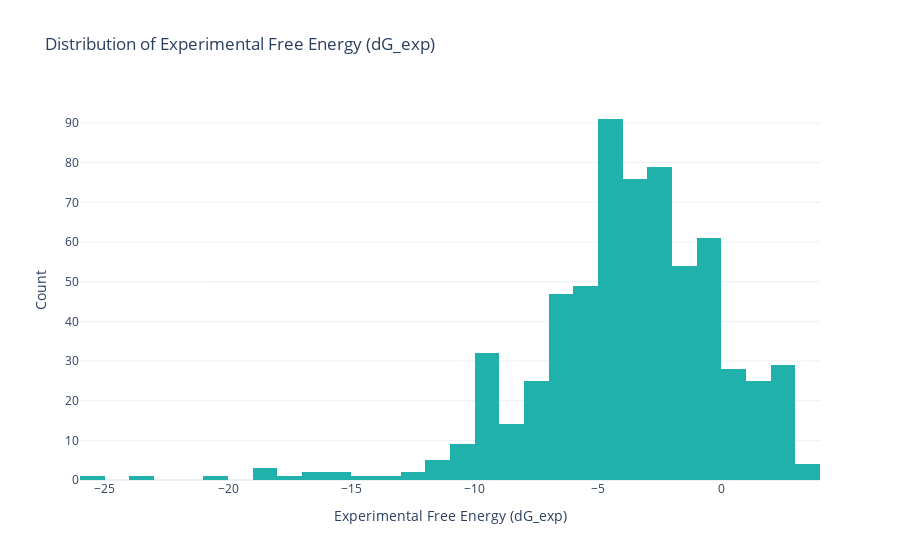
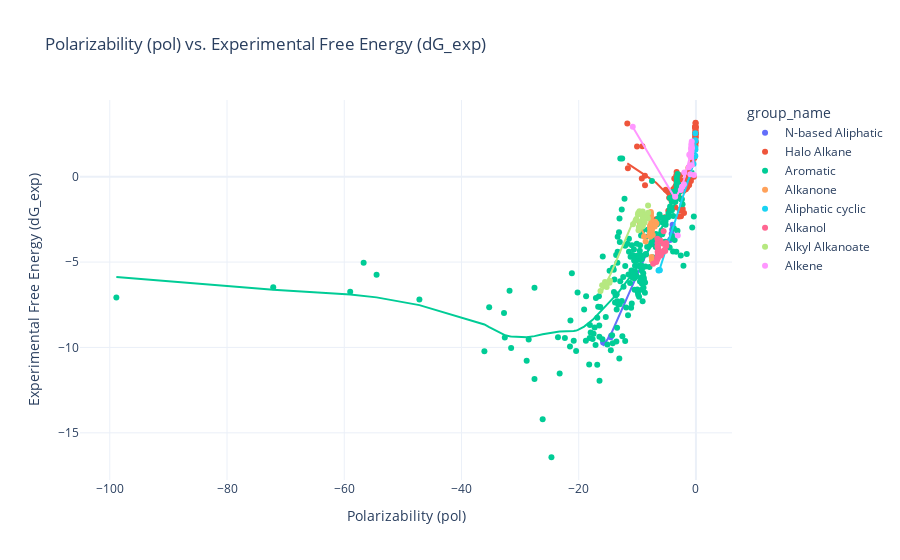
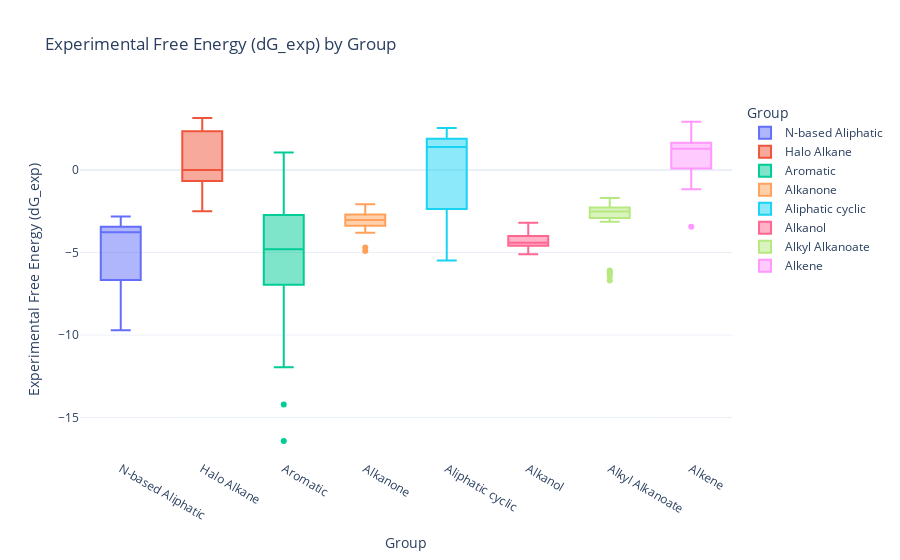

The notebook cell saved with these charts, in order:
### Code cell
# 1. Distribution of Experimental Free Energy (dG_exp)
fig1 = px.histogram(
    df,
    x="dG_exp",
    nbins=30,
    title="Distribution of Experimental Free Energy (dG_exp)",
    labels={"dG_exp": "Experimental Free Energy (dG_exp)"},
    color_discrete_sequence=["lightseagreen"],
)

fig1.update_layout(
    template="plotly_white",
    xaxis_title="Experimental Free Energy (dG_exp)",
    yaxis_title="Count",
)

# 2. Scatter Plot: Polarizability (pol) vs. Experimental Free Energy (dG_exp)
fig2 = px.scatter(
    df,
    x="pol",
    y="dG_exp",
    title="Polarizability (pol) vs. Experimental Free Energy (dG_exp)",
    labels={"pol": "Polarizability", "dG_exp": "Experimental Free Energy (dG_exp)"},
    color="group_name",
    hover_name="mobleyID",
    trendline="lowess",
)

fig2.update_layout(
    template="plotly_white",
    xaxis_title="Polarizability (pol)",
    yaxis_title="Experimental Free Energy (dG_exp)",
)

# 3. Box Plot: Experimental Free Energy (dG_exp) by Group
fig3 = px.box(
    df,
    x="group_name",
    y="dG_exp",
    title="Experimental Free Energy (dG_exp) by Group",
    labels={"group_name": "Group", "dG_exp": "Experimental Free Energy (dG_exp)"},
    color="group_name",
)

fig3.update_layout(
    template="plotly_white",
    xaxis_title="Group",
    yaxis_title="Experimental Free Energy (dG_exp)",
)

# Show all plots
fig1.show()
fig2.show()
fig3.show()

### Figure 1 — Plotly figure (JSON) as saved in the notebook; plotly's stock layout.template omitted (floating-point values rounded to 4 significant figures; data arrays with more than 128 entries replaced by an {"elided": "..."} marker saying what was removed)
{"data": [{"alignmentgroup": "True", "bingroup": "x", "hovertemplate": "Experimental Free Energy (dG_exp)=%{x}<br>count=%{y}<extra></extra>", "legendgroup": "", "marker": {"color": "lightseagreen", "pattern": {"shape": ""}}, "name": "", "nbinsx": 30, "offsetgroup": "", "orientation": "v", "showlegend": false, "type": "histogram", "x": {"elided": "643 float values"}, "xaxis": "x", "yaxis": "y"}], "layout": {"barmode": "relative", "legend": {"tracegroupgap": 0}, "title": {"text": "Distribution of Experimental Free Energy (dG_exp)"}, "xaxis": {"anchor": "y", "domain": [0, 1], "title": {"text": "Experimental Free Energy (dG_exp)"}}, "yaxis": {"anchor": "x", "domain": [0, 1], "title": {"text": "Count"}}}}

### Figure 2 — Plotly figure (JSON) as saved in the notebook; plotly's stock layout.template omitted (floating-point values rounded to 4 significant figures; data arrays with more than 128 entries replaced by an {"elided": "..."} marker saying what was removed)
{"data": [{"hovertemplate": "<b>%{hovertext}</b><br><br>group_name=N-based Aliphatic<br>Polarizability=%{x}<br>Experimental Free Energy (dG_exp)=%{y}<extra></extra>", "hovertext": ["mobley_7532833", "mobley_7203421", "mobley_4893032", "mobley_4305650", "mobley_8048190", "mobley_6006813", "mobley_8221999", "mobley_1235151", "mobley_8320545", "mobley_8427539", "mobley_9671033", "mobley_1952272"], "legendgroup": "N-based Aliphatic", "marker": {"color": "#636efa", "symbol": "circle"}, "mode": "markers", "name": "N-based Aliphatic", "orientation": "v", "showlegend": true, "type": "scatter", "x": [-7.491, -14.46, -6.602, -6.782, -15.84, -4.044, -6.66, -3.978, -4.421, -14.55, -4.139, -4.962], "xaxis": "x", "y": [-3.88, -9.31, -3.52, -3.84, -9.71, -3.09, -3.64, -2.82, -3.71, -9.4, -3.34, -4.02], "yaxis": "y"}, {"hovertemplate": "<b>LOWESS trendline</b><br><br>group_name=N-based Aliphatic<br>Polarizability=%{x}<br>Experimental Free Energy (dG_exp)=%{y} <b>(trend)</b><extra></extra>", "legendgroup": "N-based Aliphatic", "marker": {"color": "#636efa", "symbol": "circle"}, "mode": "lines", "name": "N-based Aliphatic", "showlegend": false, "type": "scatter", "x": [-15.84, -14.55, -14.46, -7.491, -6.782, -6.66, -6.602, -4.962, -4.421, -4.139, -4.044, -3.978], "xaxis": "x", "y": [-9.91, -9.249, -9.196, -3.77, -3.748, -3.749, -3.751, -4.09, -3.521, -3.21, -3.105, -3.031], "yaxis": "y"}, {"hovertemplate": "<b>%{hovertext}</b><br><br>group_name=Halo Alkane<br>Polarizability=%{x}<br>Experimental Free Energy (dG_exp)=%{y}<extra></extra>", "hovertext": ["mobley_2198613", "mobley_3167746", "mobley_994483", "mobley_4434915", "mobley_8525830", "mobley_4375719", "mobley_1199854", "mobley_2178600", "mobley_3639400", "mobley_7769613", "mobley_1923244", "mobley_6235784", "mobley_4699732", "mobley_1261349", "mobley_4177472", "mobley_7578802", "mobley_8983100", "mobley_9883303", "mobley_6190089", "mobley_1803862", "mobley_9434451", "mobley_5286200", "mobley_2008055", "mobley_1792062", "mobley_2492140", "mobley_3761215", "mobley_1107178", "mobley_8614858", "mobley_9015240", "mobley_3738859", "mobley_7157427", "mobley_6896128", "mobley_1893815", "mobley_9246351", "mobley_627267", "mobley_6812653", "mobley_3060426", "mobley_664966", "mobley_2517158", "mobley_2213823", "mobley_7732703", "mobley_1231151", "mobley_1139153", "mobley_929676", "mobley_9624458", "mobley_3370989", "mobley_2068538", "mobley_4043987", "mobley_3762186", "mobley_1977493", "mobley_2996632", "mobley_7768165", "mobley_4561957", "mobley_1838110", "mobley_5157661", "mobley_1278715", "mobley_2802855", "mobley_8311321", "mobley_6359135", "mobley_8436428", "mobley_4364398", "mobley_8191186", "mobley_210639", "mobley_2609604", "mobley_9055303", "mobley_676247", "mobley_4759887", "mobley_3425174", "mobley_8668219", "mobley_9029594", "mobley_3999471", "mobley_8772587", "mobley_5449201", "mobley_1328465", "mobley_6250025", "mobley_7047032", "mobley_7708038", "mobley_4506634", "mobley_1857976", "mobley_1893937", "mobley_252413", "mobley_5935995", "mobley_2197088", "mobley_8685905", "mobley_7106722"], "legendgroup": "Halo Alkane", "marker": {"color": "#EF553B", "symbol": "circle"}, "mode": "markers", "name": "Halo Alkane", "orientation": "v", "showlegend": true, "type": "scatter", "x": [-1.498, -0.06322, -1.714, -1.968, -3.316, -0.05935, -3.443, -0.8592, -1.127, -0.5555, -0.07825, -0.3635, -2.466, -0.08627, -0.09729, -2.034, -2.091, -0.07602, -5.284, -0.07712, -1.155, -2.551, -0.07575, -2.89, -4.569, -2.751, -3.873, -0.06723, -1.264, -1.311, -1.079, -0.07147, -4.162, -2.743, -0.8975, -0.0697, -0.1025, -6.791, -1.282, -0.07592, -9.141, -0.8581, -0.1488, -1.348, -2.255, -3.689, -0.07968, -0.07774, -3.589, -1.219, -3.944, -2.778, -0.07952, -10.05, -0.08416, -3.624, -1.355, -8.689, -2.67, -0.08531, -4.611, -8.705, -2.961, -0.06794, -0.04915, -11.71, -3.297, -5.136, -0.08301, -1.981, -2.764, -3.347, -0.07484, -4.708, -3.353, -0.2739, -1.418, -9.234, -3.53, -1.116, -0.07728, -0.07536, -0.05708, -11.61, -0.07513], "xaxis": "x", "y": [-0.63, 2.88, -0.74, -0.55, -0.14, 3.13, -0.53, -0.1, -0.16, 0.84, 2.1, 0, -1.27, 2.51, 2.56, -2.13, -0.82, 2.71, -2.37, 2.38, -0.48, -2.32, 1.83, -2.33, -1.23, -0.19, -0.74, 2.67, 0.52, -0.1, 0.29, 2.97, -1.43, -1.96, -0.03, 2.48, 2.93, -2.49, 0.34, 2.51, 1.79, -0.25, 2.89, 0.18, -1.89, -0.11, 2, 2.93, -1.31, -0.33, -1.08, -1.95, 2.34, 1.77, 2.3, -0.64, -0.4, -0.5, 0.08, 2.83, -0.89, 0.06, -0.46, 2.56, 2, 3.12, 0.27, -0.77, 2.52, -0.22, -0.84, -0.25, 2.3, -1.99, 0.08, 1.09, -0.56, -0.11, -1.79, 0, 2.88, 2.51, 3.16, 0.5, 2.51], "yaxis": "y"}, {"hovertemplate": "<b>LOWESS trendline</b><br><br>group_name=Halo Alkane<br>Polarizability=%{x}<br>Experimental Free Energy (dG_exp)=%{y} <b>(trend)</b><extra></extra>", "legendgroup": "Halo Alkane", "marker": {"color": "#EF553B", "symbol": "circle"}, "mode": "lines", "name": "Halo Alkane", "showlegend": false, "type": "scatter", "x": [-11.71, -11.61, -10.05, -9.234, -9.141, -8.705, -8.689, -6.791, -5.284, -5.136, -4.708, -4.611, -4.569, -4.162, -3.944, -3.873, -3.689, -3.624, -3.589, -3.53, -3.443, -3.353, -3.347, -3.316, -3.297, -2.961, -2.89, -2.778, -2.764, -2.751, -2.743, -2.67, -2.551, -2.466, -2.255, -2.091, -2.034, -1.981, -1.968, -1.714, -1.498, -1.418, -1.355, -1.348, -1.311, -1.282, -1.264, -1.219, -1.155, -1.127, -1.116, -1.079, -0.8975, -0.8592, -0.8581, -0.5555, -0.3635, -0.2739, -0.1488, -0.1025, -0.09729, -0.08627, -0.08531, -0.08416, -0.08301, -0.07968, -0.07952, -0.07825, -0.07774, -0.07728, -0.07712, -0.07602, -0.07592, -0.07575, -0.07536, -0.07513, -0.07484, -0.07147, -0.0697, -0.06794, -0.06723, -0.06322, -0.05935, -0.05708, -0.04915], "xaxis": "x", "y": [0.785, 0.7607, 0.3937, 0.2092, 0.1884, 0.09208, 0.08853, -0.3558, -0.8905, -0.9609, -1.126, -1.126, -1.124, -1.034, -0.9814, -0.9641, -0.919, -0.9031, -0.8944, -0.8796, -0.858, -0.8349, -0.8335, -0.8254, -0.8205, -0.7303, -0.7106, -0.68, -0.676, -0.6726, -0.6703, -0.6506, -0.619, -0.5984, -0.5565, -0.5376, -0.5343, -0.5322, -0.5315, -0.4789, -0.3545, -0.289, -0.2083, -0.1944, -0.1162, -0.0529, -0.01294, 0.08279, 0.2144, 0.2716, 0.2938, 0.3689, 0.7372, 0.8155, 0.8178, 1.445, 1.853, 2.045, 2.316, 2.417, 2.428, 2.452, 2.454, 2.457, 2.459, 2.467, 2.467, 2.47, 2.471, 2.472, 2.472, 2.475, 2.475, 2.475, 2.476, 2.476, 2.477, 2.485, 2.488, 2.492, 2.494, 2.503, 2.511, 2.516, 2.533], "yaxis": "y"}, {"hovertemplate": "<b>%{hovertext}</b><br><br>group_name=Aromatic<br>Polarizability=%{x}<br>Experimental Free Energy (dG_exp)=%{y}<extra></extra>", "hovertext": {"elided": "250 str values"}, "legendgroup": "Aromatic", "marker": {"color": "#00cc96", "symbol": "circle"}, "mode": "markers", "name": "Aromatic", "orientation": "v", "showlegend": true, "type": "scatter", "x": {"elided": "250 float values"}, "xaxis": "x", "y": {"elided": "250 float values"}, "yaxis": "y"}, {"hovertemplate": "<b>LOWESS trendline</b><br><br>group_name=Aromatic<br>Polarizability=%{x}<br>Experimental Free Energy (dG_exp)=%{y} <b>(trend)</b><extra></extra>", "legendgroup": "Aromatic", "marker": {"color": "#00cc96", "symbol": "circle"}, "mode": "lines", "name": "Aromatic", "showlegend": false, "type": "scatter", "x": {"elided": "250 float values"}, "xaxis": "x", "y": {"elided": "250 float values"}, "yaxis": "y"}, {"hovertemplate": "<b>%{hovertext}</b><br><br>group_name=Alkanone<br>Polarizability=%{x}<br>Experimental Free Energy (dG_exp)=%{y}<extra></extra>", "hovertext": ["mobley_1967551", "mobley_3968043", "mobley_7375018", "mobley_2146331", "mobley_7859387", "mobley_3682850", "mobley_1976156", "mobley_3867265", "mobley_8739734", "mobley_4013838", "mobley_5346580", "mobley_9617923", "mobley_8337977", "mobley_4694328", "mobley_1502181", "mobley_2390199", "mobley_1827204", "mobley_8573194", "mobley_1881249", "mobley_3573480", "mobley_3318135", "mobley_5627459", "mobley_9407874", "mobley_8492526", "mobley_2487143", "mobley_1875719", "mobley_6632459"], "legendgroup": "Alkanone", "marker": {"color": "#FFA15A", "symbol": "circle"}, "mode": "markers", "name": "Alkanone", "orientation": "v", "showlegend": true, "type": "scatter", "x": [-8.856, -7.565, -7.679, -9.562, -7.589, -7.514, -7.703, -8.581, -7.559, -6.744, -7.497, -7.752, -7.797, -7.67, -7.694, -7.029, -7.725, -7.74, -7.802, -7.783, -6.961, -7.377, -7.832, -7.623, -7.84, -7.366, -7.886], "xaxis": "x", "y": [-3.5, -4.7, -2.15, -2.75, -2.67, -4.91, -2.07, -3.8, -3.24, -2.74, -3.11, -2.34, -3.05, -2.29, -2.49, -2.92, -2.81, -3.18, -3.52, -3.04, -2.64, -2.86, -2.88, -3.03, -3.28, -3.41, -3.43], "yaxis": "y"}, {"hovertemplate": "<b>LOWESS trendline</b><br><br>group_name=Alkanone<br>Polarizability=%{x}<br>Experimental Free Energy (dG_exp)=%{y} <b>(trend)</b><extra></extra>", "legendgroup": "Alkanone", "marker": {"color": "#FFA15A", "symbol": "circle"}, "mode": "lines", "name": "Alkanone", "showlegend": false, "type": "scatter", "x": [-9.562, -8.856, -8.581, -7.886, -7.84, -7.832, -7.802, -7.797, -7.783, -7.752, -7.74, -7.725, -7.703, -7.694, -7.679, -7.67, -7.623, -7.589, -7.565, -7.559, -7.514, -7.497, -7.377, -7.366, -7.029, -6.961, -6.744], "xaxis": "x", "y": [-2.887, -3.367, -3.558, -3.458, -3.236, -3.195, -3.047, -3.026, -2.957, -2.812, -2.757, -2.692, -2.676, -2.665, -2.631, -2.645, -2.761, -2.861, -2.911, -2.913, -2.968, -2.997, -3.171, -3.162, -2.85, -2.813, -2.688], "yaxis": "y"}, {"hovertemplate": "<b>%{hovertext}</b><br><br>group_name=Aliphatic cyclic<br>Polarizability=%{x}<br>Experimental Free Energy (dG_exp)=%{y}<extra></extra>", "hovertext": ["mobley_2328633", "mobley_5852491", "mobley_8899867", "mobley_4715906", "mobley_8006582", "mobley_6416775", "mobley_2784376", "mobley_2689721", "mobley_9100956", "mobley_7010316", "mobley_9139060", "mobley_1244778"], "legendgroup": "Aliphatic cyclic", "marker": {"color": "#19d3f3", "symbol": "circle"}, "mode": "markers", "name": "Aliphatic cyclic", "orientation": "v", "showlegend": true, "type": "scatter", "x": [-0.1045, -0.1345, -6.383, -0.0945, -0.1419, -0.1124, -0.4122, -0.1084, -0.102, -6.224, -0.08147, -6.177], "xaxis": "x", "y": [2.55, 1.59, -5.49, 1.58, 1.2, 2.13, 0.75, 1.23, 1.7, -5.46, 2.11, -5.48], "yaxis": "y"}, {"hovertemplate": "<b>LOWESS trendline</b><br><br>group_name=Aliphatic cyclic<br>Polarizability=%{x}<br>Experimental Free Energy (dG_exp)=%{y} <b>(trend)</b><extra></extra>", "legendgroup": "Aliphatic cyclic", "marker": {"color": "#19d3f3", "symbol": "circle"}, "mode": "lines", "name": "Aliphatic cyclic", "showlegend": false, "type": "scatter", "x": [-6.383, -6.224, -6.177, -0.4122, -0.1419, -0.1345, -0.1124, -0.1084, -0.1045, -0.102, -0.0945, -0.08147], "xaxis": "x", "y": [-5.581, -5.443, -5.402, 0.7498, 1.292, 1.483, 1.872, 1.981, 1.871, 1.859, 1.877, 1.947], "yaxis": "y"}, {"hovertemplate": "<b>%{hovertext}</b><br><br>group_name=Alkanol<br>Polarizability=%{x}<br>Experimental Free Energy (dG_exp)=%{y}<extra></extra>", "hovertext": ["mobley_313406", "mobley_7227357", "mobley_2245668", "mobley_7977115", "mobley_2310185", "mobley_3378420", "mobley_9838013", "mobley_5759258", "mobley_8337722", "mobley_2864987", "mobley_7983227", "mobley_1019269", "mobley_7610437", "mobley_7326982", "mobley_3414356", "mobley_5123639", "mobley_5973402", "mobley_1903702", "mobley_5079234", "mobley_36119", "mobley_1650157", "mobley_3546460", "mobley_3151666", "mobley_1636752"], "legendgroup": "Alkanol", "marker": {"color": "#FF6692", "symbol": "circle"}, "mode": "markers", "name": "Alkanol", "orientation": "v", "showlegend": true, "type": "scatter", "x": [-6.6, -5.246, -6.35, -5.078, -6.771, -6.527, -5.678, -6.51, -5.515, -6.016, -6.094, -6.569, -5.089, -6.485, -5.581, -6.072, -6.452, -5.965, -6.438, -6.56, -6.054, -6.531, -6.572, -7.302], "xaxis": "x", "y": [-4.85, -4.35, -4.5, -4.06, -5, -3.88, -4.43, -4.57, -3.2, -4.39, -4.42, -4.72, -3.88, -4.74, -3.92, -3.73, -4.42, -4.62, -4.21, -4.09, -4.47, -4.4, -3.64, -5.1], "yaxis": "y"}, {"hovertemplate": "<b>LOWESS trendline</b><br><br>group_name=Alkanol<br>Polarizability=%{x}<br>Experimental Free Energy (dG_exp)=%{y} <b>(trend)</b><extra></extra>", "legendgroup": "Alkanol", "marker": {"color": "#FF6692", "symbol": "circle"}, "mode": "lines", "name": "Alkanol", "showlegend": false, "type": "scatter", "x": [-7.302, -6.771, -6.6, -6.572, -6.569, -6.56, -6.531, -6.527, -6.51, -6.485, -6.452, -6.438, -6.35, -6.094, -6.072, -6.054, -6.016, -5.965, -5.678, -5.581, -5.515, -5.246, -5.089, -5.078], "xaxis": "x", "y": [-5.167, -4.76, -4.583, -4.542, -4.538, -4.525, -4.485, -4.48, -4.458, -4.432, -4.414, -4.415, -4.409, -4.393, -4.395, -4.395, -4.389, -4.357, -4.229, -4.198, -4.174, -4.07, -4.013, -4.009], "yaxis": "y"}, {"hovertemplate": "<b>%{hovertext}</b><br><br>group_name=Alkyl Alkanoate<br>Polarizability=%{x}<br>Experimental Free Energy (dG_exp)=%{y}<extra></extra>", "hovertext": ["mobley_2364370", "mobley_1781152", "mobley_5890803", "mobley_2341732", "mobley_4924862", "mobley_2294995", "mobley_7608435", "mobley_6973347", "mobley_7573149", "mobley_6854178", "mobley_5471704", "mobley_1592519", "mobley_3034976", "mobley_8754702", "mobley_3572203", "mobley_6619554", "mobley_1717215", "mobley_7455579", "mobley_3690931", "mobley_2607611", "mobley_1722522", "mobley_7758918", "mobley_3982371", "mobley_1075836", "mobley_1735893", "mobley_2929847", "mobley_6456034", "mobley_6981465", "mobley_1017962", "mobley_7943327", "mobley_8514745", "mobley_859464", "mobley_5390332", "mobley_820789", "mobley_4792268"], "legendgroup": "Alkyl Alkanoate", "marker": {"color": "#B6E880", "symbol": "circle"}, "mode": "markers", "name": "Alkyl Alkanoate", "orientation": "v", "showlegend": true, "type": "scatter", "x": [-9.471, -8.563, -8.204, -9.085, -9.838, -10.29, -9.078, -9.738, -9.474, -9.638, -9.09, -8.805, -16.29, -10.16, -8.15, -8.734, -10.73, -9.896, -8.396, -8.657, -8.917, -15.23, -9.794, -9.149, -14.75, -14.68, -8.169, -9.179, -9.026, -8.752, -8.907, -9.054, -9.024, -16.0, -15.51], "xaxis": "x", "y": [-2.64, -2.4, -2.44, -2.56, -2.13, -2.56, -2.04, -2.94, -2.79, -2.02, -2.21, -2.23, -6.69, -2.48, -2.11, -2.49, -2.78, -2.22, -2.28, -2.26, -2.49, -6.46, -3.13, -2.93, -6.21, -6.09, -1.69, -2.64, -2.49, -2.68, -2.51, -2.36, -2.83, -6.35, -6.16], "yaxis": "y"}, {"hovertemplate": "<b>LOWESS trendline</b><br><br>group_name=Alkyl Alkanoate<br>Polarizability=%{x}<br>Experimental Free Energy (dG_exp)=%{y} <b>(trend)</b><extra></extra>", "legendgroup": "Alkyl Alkanoate", "marker": {"color": "#B6E880", "symbol": "circle"}, "mode": "lines", "name": "Alkyl Alkanoate", "showlegend": false, "type": "scatter", "x": [-16.29, -16.0, -15.51, -15.23, -14.75, -14.68, -10.73, -10.29, -10.16, -9.896, -9.838, -9.794, -9.738, -9.638, -9.474, -9.471, -9.179, -9.149, -9.09, -9.085, -9.078, -9.054, -9.026, -9.024, -8.917, -8.907, -8.805, -8.752, -8.734, -8.657, -8.563, -8.396, -8.204, -8.169, -8.15], "xaxis": "x", "y": [-6.859, -6.679, -6.357, -6.171, -5.845, -5.797, -2.628, -2.579, -2.566, -2.533, -2.526, -2.522, -2.522, -2.525, -2.538, -2.538, -2.538, -2.534, -2.52, -2.518, -2.516, -2.51, -2.503, -2.503, -2.472, -2.468, -2.426, -2.401, -2.393, -2.358, -2.316, -2.242, -2.156, -2.139, -2.131], "yaxis": "y"}, {"hovertemplate": "<b>%{hovertext}</b><br><br>group_name=Alkene<br>Polarizability=%{x}<br>Experimental Free Energy (dG_exp)=%{y}<extra></extra>", "hovertext": ["mobley_5494918", "mobley_3211679", "mobley_6733657", "mobley_1662128", "mobley_2143011", "mobley_9913368", "mobley_778352", "mobley_303222", "mobley_7099614", "mobley_1899443", "mobley_6474572", "mobley_4762983", "mobley_299266", "mobley_9112978", "mobley_6091882", "mobley_3709920", "mobley_6571751", "mobley_5310099", "mobley_2493732", "mobley_9197172", "mobley_8885088", "mobley_4043951", "mobley_5952846", "mobley_8467917", "mobley_766666", "mobley_4465023"], "legendgroup": "Alkene", "marker": {"color": "#FF97FF", "symbol": "circle"}, "mode": "markers", "name": "Alkene", "orientation": "v", "showlegend": true, "type": "scatter", "x": [-10.78, -0.9582, -3.091, -0.8581, -0.7529, -2.576, -0.8262, -0.9886, -2.293, -0.7549, -2.379, -0.787, -0.9028, -0.8162, -1.138, -0.7127, -0.829, -0.7986, -1.986, -0.7746, -1.186, -0.808, -0.3462, -0.665, -2.048, -3.541], "xaxis": "x", "y": [2.93, 0.14, -3.44, 1.38, 1.83, -0.78, 1.31, 1.32, -0.57, 1.47, -0.59, 1.66, 1.16, 1.31, 1.28, 2.06, 0.67, 1.58, 0.25, 1.92, 0.56, 1.68, 0.1, 1.68, -0.44, -1.17], "yaxis": "y"}, {"hovertemplate": "<b>LOWESS trendline</b><br><br>group_name=Alkene<br>Polarizability=%{x}<br>Experimental Free Energy (dG_exp)=%{y} <b>(trend)</b><extra></extra>", "legendgroup": "Alkene", "marker": {"color": "#FF97FF", "symbol": "circle"}, "mode": "lines", "name": "Alkene", "showlegend": false, "type": "scatter", "x": [-10.78, -3.541, -3.091, -2.576, -2.379, -2.293, -2.048, -1.986, -1.186, -1.138, -0.9886, -0.9582, -0.9028, -0.8581, -0.829, -0.8262, -0.8162, -0.808, -0.7986, -0.787, -0.7746, -0.7549, -0.7529, -0.7127, -0.665, -0.3462], "xaxis": "x", "y": [2.906, -1.28, -0.9965, -0.6553, -0.5284, -0.4666, -0.1829, -0.1078, 0.8393, 0.9243, 1.206, 1.267, 1.327, 1.425, 1.491, 1.498, 1.52, 1.539, 1.561, 1.588, 1.617, 1.666, 1.671, 1.722, 1.532, 0.5679], "yaxis": "y"}], "layout": {"legend": {"title": {"text": "group_name"}, "tracegroupgap": 0}, "title": {"text": "Polarizability (pol) vs. Experimental Free Energy (dG_exp)"}, "xaxis": {"anchor": "y", "domain": [0, 1], "title": {"text": "Polarizability (pol)"}}, "yaxis": {"anchor": "x", "domain": [0, 1], "title": {"text": "Experimental Free Energy (dG_exp)"}}}}

### Figure 3 — Plotly figure (JSON) as saved in the notebook; plotly's stock layout.template omitted (floating-point values rounded to 4 significant figures; data arrays with more than 128 entries replaced by an {"elided": "..."} marker saying what was removed)
{"data": [{"alignmentgroup": "True", "hovertemplate": "Group=%{x}<br>Experimental Free Energy (dG_exp)=%{y}<extra></extra>", "legendgroup": "N-based Aliphatic", "marker": {"color": "#636efa"}, "name": "N-based Aliphatic", "notched": false, "offsetgroup": "N-based Aliphatic", "orientation": "v", "showlegend": true, "type": "box", "x": ["N-based Aliphatic", "N-based Aliphatic", "N-based Aliphatic", "N-based Aliphatic", "N-based Aliphatic", "N-based Aliphatic", "N-based Aliphatic", "N-based Aliphatic", "N-based Aliphatic", "N-based Aliphatic", "N-based Aliphatic", "N-based Aliphatic"], "x0": " ", "xaxis": "x", "y": [-3.88, -9.31, -3.52, -3.84, -9.71, -3.09, -3.64, -2.82, -3.71, -9.4, -3.34, -4.02], "y0": " ", "yaxis": "y"}, {"alignmentgroup": "True", "hovertemplate": "Group=%{x}<br>Experimental Free Energy (dG_exp)=%{y}<extra></extra>", "legendgroup": "Halo Alkane", "marker": {"color": "#EF553B"}, "name": "Halo Alkane", "notched": false, "offsetgroup": "Halo Alkane", "orientation": "v", "showlegend": true, "type": "box", "x": ["Halo Alkane", "Halo Alkane", "Halo Alkane", "Halo Alkane", "Halo Alkane", "Halo Alkane", "Halo Alkane", "Halo Alkane", "Halo Alkane", "Halo Alkane", "Halo Alkane", "Halo Alkane", "Halo Alkane", "Halo Alkane", "Halo Alkane", "Halo Alkane", "Halo Alkane", "Halo Alkane", "Halo Alkane", "Halo Alkane", "Halo Alkane", "Halo Alkane", "Halo Alkane", "Halo Alkane", "Halo Alkane", "Halo Alkane", "Halo Alkane", "Halo Alkane", "Halo Alkane", "Halo Alkane", "Halo Alkane", "Halo Alkane", "Halo Alkane", "Halo Alkane", "Halo Alkane", "Halo Alkane", "Halo Alkane", "Halo Alkane", "Halo Alkane", "Halo Alkane", "Halo Alkane", "Halo Alkane", "Halo Alkane", "Halo Alkane", "Halo Alkane", "Halo Alkane", "Halo Alkane", "Halo Alkane", "Halo Alkane", "Halo Alkane", "Halo Alkane", "Halo Alkane", "Halo Alkane", "Halo Alkane", "Halo Alkane", "Halo Alkane", "Halo Alkane", "Halo Alkane", "Halo Alkane", "Halo Alkane", "Halo Alkane", "Halo Alkane", "Halo Alkane", "Halo Alkane", "Halo Alkane", "Halo Alkane", "Halo Alkane", "Halo Alkane", "Halo Alkane", "Halo Alkane", "Halo Alkane", "Halo Alkane", "Halo Alkane", "Halo Alkane", "Halo Alkane", "Halo Alkane", "Halo Alkane", "Halo Alkane", "Halo Alkane", "Halo Alkane", "Halo Alkane", "Halo Alkane", "Halo Alkane", "Halo Alkane", "Halo Alkane"], "x0": " ", "xaxis": "x", "y": [-0.63, 2.88, -0.74, -0.55, -0.14, 3.13, -0.53, -0.1, -0.16, 0.84, 2.1, 0, -1.27, 2.51, 2.56, -2.13, -0.82, 2.71, -2.37, 2.38, -0.48, -2.32, 1.83, -2.33, -1.23, -0.19, -0.74, 2.67, 0.52, -0.1, 0.29, 2.97, -1.43, -1.96, -0.03, 2.48, 2.93, -2.49, 0.34, 2.51, 1.79, -0.25, 2.89, 0.18, -1.89, -0.11, 2, 2.93, -1.31, -0.33, -1.08, -1.95, 2.34, 1.77, 2.3, -0.64, -0.4, -0.5, 0.08, 2.83, -0.89, 0.06, -0.46, 2.56, 2, 3.12, 0.27, -0.77, 2.52, -0.22, -0.84, -0.25, 2.3, -1.99, 0.08, 1.09, -0.56, -0.11, -1.79, 0, 2.88, 2.51, 3.16, 0.5, 2.51], "y0": " ", "yaxis": "y"}, {"alignmentgroup": "True", "hovertemplate": "Group=%{x}<br>Experimental Free Energy (dG_exp)=%{y}<extra></extra>", "legendgroup": "Aromatic", "marker": {"color": "#00cc96"}, "name": "Aromatic", "notched": false, "offsetgroup": "Aromatic", "orientation": "v", "showlegend": true, "type": "box", "x": {"elided": "250 str values"}, "x0": " ", "xaxis": "x", "y": {"elided": "250 float values"}, "y0": " ", "yaxis": "y"}, {"alignmentgroup": "True", "hovertemplate": "Group=%{x}<br>Experimental Free Energy (dG_exp)=%{y}<extra></extra>", "legendgroup": "Alkanone", "marker": {"color": "#FFA15A"}, "name": "Alkanone", "notched": false, "offsetgroup": "Alkanone", "orientation": "v", "showlegend": true, "type": "box", "x": ["Alkanone", "Alkanone", "Alkanone", "Alkanone", "Alkanone", "Alkanone", "Alkanone", "Alkanone", "Alkanone", "Alkanone", "Alkanone", "Alkanone", "Alkanone", "Alkanone", "Alkanone", "Alkanone", "Alkanone", "Alkanone", "Alkanone", "Alkanone", "Alkanone", "Alkanone", "Alkanone", "Alkanone", "Alkanone", "Alkanone", "Alkanone"], "x0": " ", "xaxis": "x", "y": [-3.5, -4.7, -2.15, -2.75, -2.67, -4.91, -2.07, -3.8, -3.24, -2.74, -3.11, -2.34, -3.05, -2.29, -2.49, -2.92, -2.81, -3.18, -3.52, -3.04, -2.64, -2.86, -2.88, -3.03, -3.28, -3.41, -3.43], "y0": " ", "yaxis": "y"}, {"alignmentgroup": "True", "hovertemplate": "Group=%{x}<br>Experimental Free Energy (dG_exp)=%{y}<extra></extra>", "legendgroup": "Aliphatic cyclic", "marker": {"color": "#19d3f3"}, "name": "Aliphatic cyclic", "notched": false, "offsetgroup": "Aliphatic cyclic", "orientation": "v", "showlegend": true, "type": "box", "x": ["Aliphatic cyclic", "Aliphatic cyclic", "Aliphatic cyclic", "Aliphatic cyclic", "Aliphatic cyclic", "Aliphatic cyclic", "Aliphatic cyclic", "Aliphatic cyclic", "Aliphatic cyclic", "Aliphatic cyclic", "Aliphatic cyclic", "Aliphatic cyclic"], "x0": " ", "xaxis": "x", "y": [2.55, 1.59, -5.49, 1.58, 1.2, 2.13, 0.75, 1.23, 1.7, -5.46, 2.11, -5.48], "y0": " ", "yaxis": "y"}, {"alignmentgroup": "True", "hovertemplate": "Group=%{x}<br>Experimental Free Energy (dG_exp)=%{y}<extra></extra>", "legendgroup": "Alkanol", "marker": {"color": "#FF6692"}, "name": "Alkanol", "notched": false, "offsetgroup": "Alkanol", "orientation": "v", "showlegend": true, "type": "box", "x": ["Alkanol", "Alkanol", "Alkanol", "Alkanol", "Alkanol", "Alkanol", "Alkanol", "Alkanol", "Alkanol", "Alkanol", "Alkanol", "Alkanol", "Alkanol", "Alkanol", "Alkanol", "Alkanol", "Alkanol", "Alkanol", "Alkanol", "Alkanol", "Alkanol", "Alkanol", "Alkanol", "Alkanol"], "x0": " ", "xaxis": "x", "y": [-4.85, -4.35, -4.5, -4.06, -5, -3.88, -4.43, -4.57, -3.2, -4.39, -4.42, -4.72, -3.88, -4.74, -3.92, -3.73, -4.42, -4.62, -4.21, -4.09, -4.47, -4.4, -3.64, -5.1], "y0": " ", "yaxis": "y"}, {"alignmentgroup": "True", "hovertemplate": "Group=%{x}<br>Experimental Free Energy (dG_exp)=%{y}<extra></extra>", "legendgroup": "Alkyl Alkanoate", "marker": {"color": "#B6E880"}, "name": "Alkyl Alkanoate", "notched": false, "offsetgroup": "Alkyl Alkanoate", "orientation": "v", "showlegend": true, "type": "box", "x": ["Alkyl Alkanoate", "Alkyl Alkanoate", "Alkyl Alkanoate", "Alkyl Alkanoate", "Alkyl Alkanoate", "Alkyl Alkanoate", "Alkyl Alkanoate", "Alkyl Alkanoate", "Alkyl Alkanoate", "Alkyl Alkanoate", "Alkyl Alkanoate", "Alkyl Alkanoate", "Alkyl Alkanoate", "Alkyl Alkanoate", "Alkyl Alkanoate", "Alkyl Alkanoate", "Alkyl Alkanoate", "Alkyl Alkanoate", "Alkyl Alkanoate", "Alkyl Alkanoate", "Alkyl Alkanoate", "Alkyl Alkanoate", "Alkyl Alkanoate", "Alkyl Alkanoate", "Alkyl Alkanoate", "Alkyl Alkanoate", "Alkyl Alkanoate", "Alkyl Alkanoate", "Alkyl Alkanoate", "Alkyl Alkanoate", "Alkyl Alkanoate", "Alkyl Alkanoate", "Alkyl Alkanoate", "Alkyl Alkanoate", "Alkyl Alkanoate"], "x0": " ", "xaxis": "x", "y": [-2.64, -2.4, -2.44, -2.56, -2.13, -2.56, -2.04, -2.94, -2.79, -2.02, -2.21, -2.23, -6.69, -2.48, -2.11, -2.49, -2.78, -2.22, -2.28, -2.26, -2.49, -6.46, -3.13, -2.93, -6.21, -6.09, -1.69, -2.64, -2.49, -2.68, -2.51, -2.36, -2.83, -6.35, -6.16], "y0": " ", "yaxis": "y"}, {"alignmentgroup": "True", "hovertemplate": "Group=%{x}<br>Experimental Free Energy (dG_exp)=%{y}<extra></extra>", "legendgroup": "Alkene", "marker": {"color": "#FF97FF"}, "name": "Alkene", "notched": false, "offsetgroup": "Alkene", "orientation": "v", "showlegend": true, "type": "box", "x": ["Alkene", "Alkene", "Alkene", "Alkene", "Alkene", "Alkene", "Alkene", "Alkene", "Alkene", "Alkene", "Alkene", "Alkene", "Alkene", "Alkene", "Alkene", "Alkene", "Alkene", "Alkene", "Alkene", "Alkene", "Alkene", "Alkene", "Alkene", "Alkene", "Alkene", "Alkene"], "x0": " ", "xaxis": "x", "y": [2.93, 0.14, -3.44, 1.38, 1.83, -0.78, 1.31, 1.32, -0.57, 1.47, -0.59, 1.66, 1.16, 1.31, 1.28, 2.06, 0.67, 1.58, 0.25, 1.92, 0.56, 1.68, 0.1, 1.68, -0.44, -1.17], "y0": " ", "yaxis": "y"}], "layout": {"boxmode": "overlay", "legend": {"title": {"text": "Group"}, "tracegroupgap": 0}, "title": {"text": "Experimental Free Energy (dG_exp) by Group"}, "xaxis": {"anchor": "y", "categoryarray": ["N-based Aliphatic", "Halo Alkane", "Aromatic", null, "Alkanone", "Aliphatic cyclic", "Alkanol", "Alkyl Alkanoate", "Alkene"], "categoryorder": "array", "domain": [0, 1], "title": {"text": "Group"}}, "yaxis": {"anchor": "x", "domain": [0, 1], "title": {"text": "Experimental Free Energy (dG_exp)"}}}}
